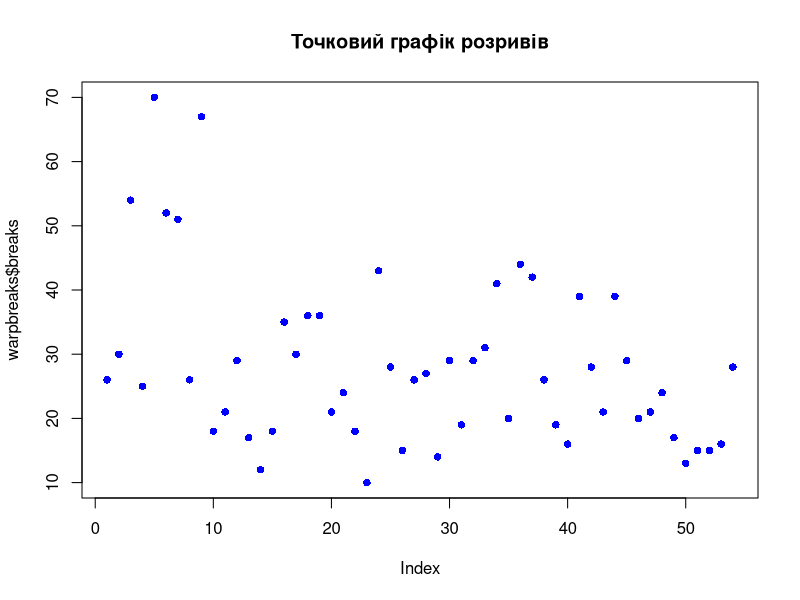

Recreate this plot in R.
## ---- chunk 1
summary(warpbreaks)
plot(warpbreaks$breaks, 
     col = "blue", 
     pch = 16, 
     main = "Точковий графік розривів")
